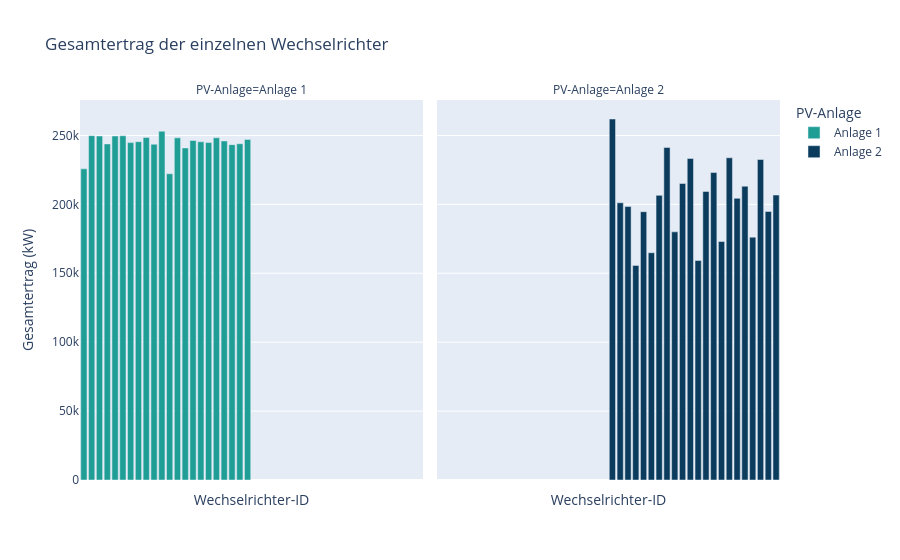

Notebook cell for this chart:
### Markdown cell above
## Balkendiagramm erstellen

### Code cell
# Gesamtertrag aller Wechselrichter vergleichen

fig = px.bar(
    wechselrichter_ertrag_df,
    x="wechselrichter_id",
    y="ertrag_gesamt",
    color="anlage",
    color_discrete_map=FARBEN,
    facet_col="anlage",
    title="Gesamtertrag der einzelnen Wechselrichter",
    labels={
        "wechselrichter_id": "Wechselrichter-ID",
        "ertrag_gesamt": "Gesamtertrag (kW)",
        "anlage": "PV-Anlage"
    }
)

fig.update_xaxes(showticklabels=False)

fig.show()

### Figure 1 — Plotly figure (JSON) as saved in the notebook; plotly's stock layout.template omitted (floating-point values rounded to 4 significant figures)
{"data": [{"hovertemplate": "PV-Anlage=Anlage 1<br>Wechselrichter-ID=%{x}<br>Gesamtertrag (kW)=%{y}<extra></extra>", "legendgroup": "Anlage 1", "marker": {"color": "#1F9E96", "pattern": {"shape": ""}}, "name": "Anlage 1", "orientation": "v", "showlegend": true, "textposition": "auto", "type": "bar", "x": ["1BY6WEcLGh8j5v7", "1IF53ai7Xc0U56Y", "3PZuoBAID5Wc2HD", "7JYdWkrLSPkdwr4", "McdE0feGgRqW7Ca", "VHMLBKoKgIrUVDU", "WRmjgnKYAwPKWDb", "YxYtjZvoooNbGkE", "ZnxXDlPa8U1GXgE", "ZoEaEvLYb1n2sOq", "adLQvlD726eNBSB", "bvBOhCH3iADSZry", "iCRJl6heRkivqQ3", "ih0vzX44oOqAx2f", "pkci93gMrogZuBj", "rGa61gmuvPhdLxV", "sjndEbLyjtCKgGv", "uHbuxQJl8lW7ozc", "wCURE6d3bPkepu2", "z9Y9gH1T5YWrNuG", "zBIq5rxdHJRwDNY", "zVJPv84UY57bAof"], "xaxis": "x", "y": [225800.0, 249900.0, 249600.0, 243900.0, 249600.0, 249800.0, 244800.0, 245500.0, 248600.0, 243600.0, 253100.0, 222200.0, 248300.0, 240900.0, 246300.0, 245400.0, 244800.0, 248300.0, 246000.0, 243300.0, 244000.0, 247100.0], "yaxis": "y"}, {"hovertemplate": "PV-Anlage=Anlage 2<br>Wechselrichter-ID=%{x}<br>Gesamtertrag (kW)=%{y}<extra></extra>", "legendgroup": "Anlage 2", "marker": {"color": "#0B3C5D", "pattern": {"shape": ""}}, "name": "Anlage 2", "orientation": "v", "showlegend": true, "textposition": "auto", "type": "bar", "x": ["4UPUqMRk7TRMgml", "81aHJ1q11NBPMrL", "9kRcWv60rDACzjR", "Et9kgGMDl729KT4", "IQ2d7wF4YD8zU1Q", "LYwnQax7tkwH5Cb", "LlT2YUhhzqhg5Sw", "Mx2yZCDsyf6DPfv", "NgDl19wMapZy17u", "PeE6FRyGXUgsRhN", "Qf4GUc1pJu5T6c6", "Quc1TzYxW2pYoWX", "V94E5Ben1TlhnDV", "WcxssY2VbP4hApt", "mqwcsP2rE7J0TFp", "oZ35aAeoifZaQzV", "oZZkBaNadn6DNKz", "q49J1IKaHRwDQnt", "rrq4fwE8jgrTyWY", "vOuJvMaM2sgwLmb", "xMbIugepa2P7lBB", "xoJJ8DcxJEcupym"], "xaxis": "x2", "y": [261900.0, 201100.0, 198400.0, 155700.0, 194700.0, 164900.0, 206500.0, 241300.0, 180100.0, 215100.0, 233300.0, 159300.0, 209400.0, 223100.0, 173000.0, 233800.0, 204400.0, 213200.0, 176200.0, 232500.0, 194800.0, 206700.0], "yaxis": "y2"}], "layout": {"annotations": [{"font": {}, "showarrow": false, "text": "PV-Anlage=Anlage 1", "x": 0.245, "xanchor": "center", "xref": "paper", "y": 1, "yanchor": "bottom", "yref": "paper"}, {"font": {}, "showarrow": false, "text": "PV-Anlage=Anlage 2", "x": 0.755, "xanchor": "center", "xref": "paper", "y": 1, "yanchor": "bottom", "yref": "paper"}], "barmode": "relative", "legend": {"title": {"text": "PV-Anlage"}, "tracegroupgap": 0}, "title": {"text": "Gesamtertrag der einzelnen Wechselrichter"}, "xaxis": {"anchor": "y", "domain": [0, 0.49], "showticklabels": false, "title": {"text": "Wechselrichter-ID"}}, "xaxis2": {"anchor": "y2", "domain": [0.51, 1], "matches": "x", "showticklabels": false, "title": {"text": "Wechselrichter-ID"}}, "yaxis": {"anchor": "x", "domain": [0, 1], "title": {"text": "Gesamtertrag (kW)"}}, "yaxis2": {"anchor": "x2", "domain": [0, 1], "matches": "y", "showticklabels": false}}}
